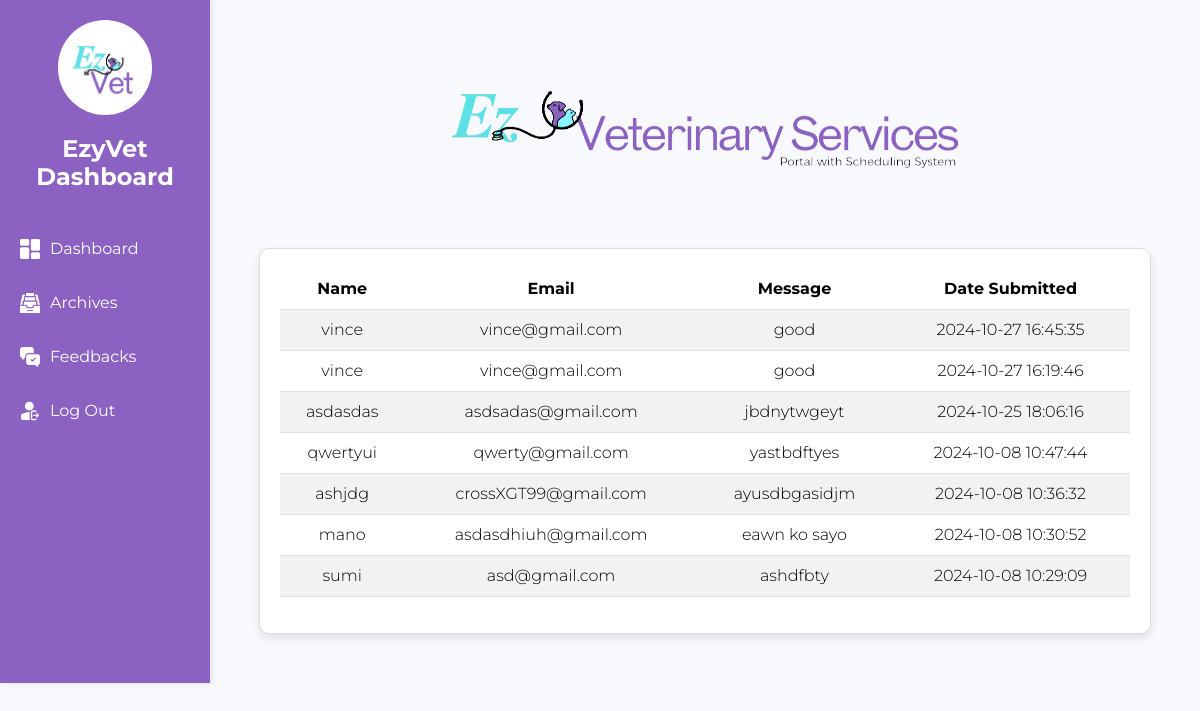
Page /feedback.php on the committed database.
### tables this page shows
CREATE TABLE `feedback` (
  `id` int(11) NOT NULL,
  `name` varchar(100) DEFAULT NULL,
  `email` varchar(100) DEFAULT NULL,
  `message` text DEFAULT NULL,
  `submitted_at` timestamp NOT NULL DEFAULT current_timestamp()
);

### feedback.php (the view, shortened to what this page needs)
<?php
include 'connection.php';
$feedback_sql = "SELECT * FROM feedback ORDER BY submitted_at DESC";
$feedback_result = $conn->query($feedback_sql);
?>
<!DOCTYPE html>
<html lang="en">
<head>
    <link rel="stylesheet" href="_assets/bootstrap.min.css">
    <link href="https://cdnjs.cloudflare.com/ajax/libs/font-awesome/6.0.0-beta3/css/all.min.css" rel="stylesheet">
</head>
<body>
    <div class="sidebar">
        <img src="images/main-logo.png" alt="EzyVet Logo" class="logo">
        <h3><strong>EzyVet Dashboard</strong></h3>
        <a href="admin.php"><img src="icons/dash.png" alt="Dashboard" class="sidebar-icon"> <strong>Dashboard</strong></a>
        <a href="archives.php"><img src="icons/archive.png" alt="Archives" class="sidebar-icon"> <strong>Archives</strong></a>
        <a href="feedback.php"><img src="icons/feedback.png" alt="Feedback" class="sidebar-icon"> <strong>Feedbacks</strong></a>
        <a href="login.php"><img src="icons/logout.png" alt="Log Out" class="sidebar-icon"> <strong>Log Out</strong></a>
    </div>
    <div class="main-content">
        <img src="images/taglogo.png" alt="EzyVet Logo" class="welcome-logo">
        <div class="container">
            <div class="table-wrapper">
                <table class="table table-striped">
                    <thead>
                        <tr>
                            <th>Name</th>
                            <th>Email</th>
                            <th>Message</th>
                            <th>Date Submitted</th>
                        </tr>
                    </thead>
                    <tbody>
                        <?php while ($feedback = $feedback_result->fetch_assoc()) { ?>
                            <tr>
                                <td><?= $feedback['name']; ?></td>
                                <td><?= $feedback['email']; ?></td>
                                <td><?= $feedback['message']; ?></td>
                                <td><?= $feedback['submitted_at']; ?></td>
                            </tr>
                        <?php } ?>
                    </tbody>
                </table>
            </div>
        </div>
    </div>
</body>
</html>

### feedback.php (style rules this page uses)
body { font-family: 'Montserrat', sans-serif; font-weight: 300; background-color: #f7f9fc; color: #333; display: flex; }
.container { padding: 20px; }
.sidebar { width: 210px; background-color: #8b61c2; color: #fff; height: auto; padding-top: 20px; box-shadow: 2px 0 5px rgba(0, 0, 0, 0.1); }
.sidebar h3 { text-align: center; margin-bottom: 30px; font-size: 24px; }
.sidebar a { display: block; color: #fff; padding: 15px 20px; text-decoration: none; transition: background 0.3s, padding 0.3s; }
.main-content { flex-grow: 1; padding: 29px; text-align: center; }
.table-wrapper { background-color: #fff; padding: 20px; border-radius: 10px; border: 1px solid #ddd; box-shadow: 0 4px 10px rgba(0, 0, 0, 0.1); }
.sidebar .logo { display: block; margin: 0 auto 20px; width: 45%; height: auto; border-radius: 100px; }
.welcome-logo { margin: -65px 15px; width: 600px; height: auto; vertical-align: middle; }
.sidebar a { display: flex; align-items: center; color: #fff; padding: 15px 20px; text-decoration: none; transition: background 0.3s, padding 0.3s; }
.sidebar a img.sidebar-icon { width: 20px; height: auto; margin-right: 10px; }

### rows in the picture
feedback: name "vince", email "vince@gmail.com", message "good", submitted_at "2024-10-27 16:45:35"
feedback: name "vince", email "vince@gmail.com", message "good", submitted_at "2024-10-27 16:19:46"
feedback: name "asdasdas", email "asdsadas@gmail.com", message "jbdnytwgeyt", submitted_at "2024-10-25 18:06:16"
feedback: name "qwertyui", email "qwerty@gmail.com", message "yastbdftyes", submitted_at "2024-10-08 10:47:44"
feedback: name "ashjdg", email "crossXGT99@gmail.com", message "ayusdbgasidjm", submitted_at "2024-10-08 10:36:32"
feedback: name "mano", email "asdasdhiuh@gmail.com", message "eawn ko sayo", submitted_at "2024-10-08 10:30:52"
feedback: name "sumi", email "asd@gmail.com", message "ashdfbty", submitted_at "2024-10-08 10:29:09"
